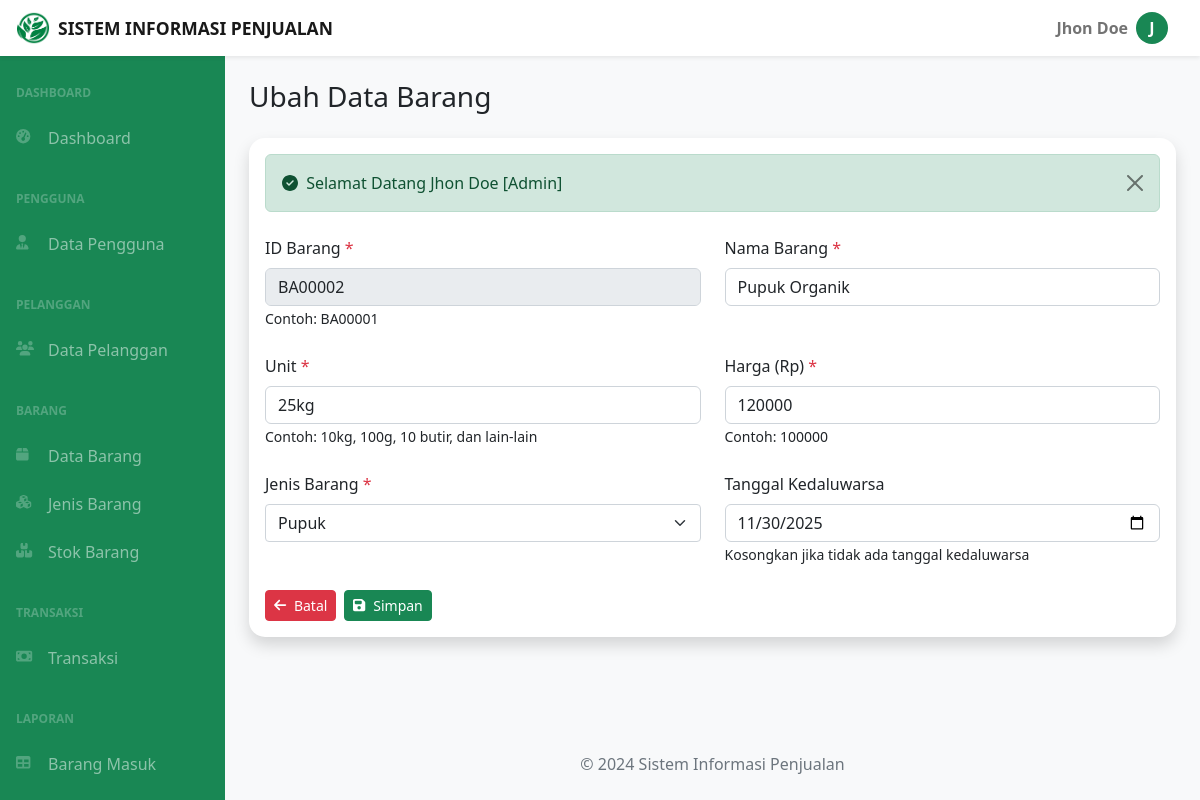
/dashboard.php?page=barang-ubah&id_barang=BA00002 (signed in), run on the app's committed database.
### tables this page shows
CREATE TABLE `barang` (
  `id_barang` char(7) NOT NULL,
  `id_jenis_barang` char(7) DEFAULT NULL,
  `nama_barang` varchar(255) DEFAULT NULL,
  `unit` varchar(255) DEFAULT NULL,
  `harga` bigint DEFAULT NULL,
  `kedaluwarsa` date DEFAULT NULL
);

### barang-ubah.php (the view, shortened to what this page needs)
<?php
if (isset($_GET['id_barang'])) {
    $id_barang = $_GET['id_barang'];
    $ambil_data = mysqli_query($koneksi, "SELECT * FROM barang WHERE id_barang='$id_barang'");
    if (mysqli_num_rows($ambil_data) > 0) {
        $data = mysqli_fetch_array($ambil_data);
    } else {
        $_SESSION['warning'] = "Data tidak ditemukan!";
        echo "<script>window.location.href = 'media.php?page=data_barang';</script>";
        exit();
    }
}
?>
<div class="container-fluid px-4">
    <div class="d-flex justify-content-between align-items-center gap-2 my-4">
        <h3 class="mb-0">Ubah Data Barang</h3>
    </div>
    <div class="card rounded-4 border-0 shadow mb-4">
        <div class="card-body">
            <?php include('alerts.php') ?>
            <form method="post" action="action.php?ubah_barang=<?= $data['id_barang']; ?>">
                <div class="row">
                    <div class="col-md-6">
                        <div class="form-group mb-4">
                            <label class="form-label" for="id_barang">ID Barang <span class="text-danger">*</span></label>
                            <input class="form-control <?= isset($_SESSION['errors']['id_barang']) ? 'is-invalid' : ''; ?>" name="id_barang" value="<?= $data['id_barang']; ?>" id="id_barang" type="text" placeholder="Masukan ID Barang" disabled />
                            <small>Contoh: BA00001</small>
                        </div>
                    </div>
                    <div class="col-md-6">
                        <div class="form-group mb-4">
                            <label class="form-label" for="nama_barang">Nama Barang <span class="text-danger">*</span></label>
                            <input class="form-control <?= isset($_SESSION['errors']['nama_barang']) ? 'is-invalid' : ''; ?>" name="nama_barang" value="<?= $data['nama_barang']; ?>" id="nama_barang" type="text" placeholder="Masukan Nama Barang" />
                        </div>
                    </div>
                    <div class="col-md-6">
                        <div class="form-group mb-4">
                            <label class="form-label" for="unit">Unit <span class="text-danger">*</span></label>
                            <input class="form-control <?= isset($_SESSION['errors']['unit']) ? 'is-invalid' : ''; ?>" name="unit" value="<?= $data['unit'] ?>" id="unit" type="text" placeholder="Masukan unit Barang" />
                            <small>Contoh: 10kg, 100g, 10 butir, dan lain-lain</small>
                        </div>
                    </div>
                    <div class="col-md-6">
                        <div class="form-group mb-4">
                            <label class="form-label" for="harga">Harga (Rp) <span class="text-danger">*</span></label>
                            <input class="form-control <?= isset($_SESSION['errors']['harga']) ? 'is-invalid' : ''; ?>" name="harga" value="<?= $data['harga']; ?>" id="harga" type="number" placeholder="Masukan Harga Barang" />
                            <small>Contoh: 100000</small>
                        </div>
                    </div>
                    <div class="col-md-6">
                        <div class="form-group mb-4">
                            <label class="form-label" for="id_jenis_barang">Jenis Barang <span class="text-danger">*</span></label>
                        </div>
                    </div>
                    <div class="col-md-6">
                        <div class="form-group mb-4">
                            <label class="form-label" for="kedaluwarsa">Tanggal Kedaluwarsa</label>
                            <input class="form-control" name="kedaluwarsa" value="<?= $data['kedaluwarsa']; ?>" id="kedaluwarsa" type="date" />
                            <small>Kosongkan jika tidak ada tanggal kedaluwarsa</small>
                        </div>
                    </div>
                </div>
                <div class="d-flex gap-2">
                    <a href="dashboard.php?page=barang-data" class="btn btn-danger btn-sm"><i class="fa fa-arrow-left me-1"></i> Batal</a>
                    <button class="btn btn-success btn-sm" type="submit"><i class="fa fa-save me-1"></i> Simpan</button>
                </div>
            </form>
        </div>
    </div>
</div>

### data on the page
barang: id_barang "BA00002", nama_barang "Pupuk Organik", unit "25kg", harga "120000", kedaluwarsa "11/30/2025"

### other printed values
$app_name "SISTEM INFORMASI PENJUALAN"
$_SESSION['nama_user'] "Jhon Doe"
substr(explode(' ', $_SESSION['nama_user'])[0], 0, 1) "J"
$_SESSION['success'] "Selamat Datang Jhon Doe [Admin]"
$app_name "Sistem Informasi Penjualan"
